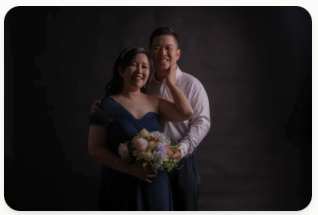
#> input picture src/assets/images/hero-couple.png, 318 x 215 px
$ python match_pil.py
#> lines starting #> are read from the running program, lines starting #| are printed output that depends on the picture
import sys
from PIL import Image
import glob

def get_thumb(path):
#> called with path = 'src/assets/images/hero-couple.png'
    img = Image.open(path).convert('L').resize((16, 16))
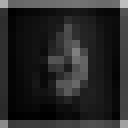
#> img: PIL image 16x16 L (shown 8 times larger); min 0, max 191, mean 38.2
    return list(img.getdata())

target = get_thumb('src/assets/images/hero-couple.png')
#> target = 256 values, max 191 at index 15, min 0 at index 17, mean 38.24
best_match = None
min_diff = float('inf')

for path in glob.glob('src/assets/images/*.jpg') + glob.glob('src/assets/images/*.JPEG'):
    if 'hero-couple' in path: continue
    thumb = get_thumb(path)
#> call 2 of get_thumb, with path = 'src/assets/images/TLP_5041.JPEG'
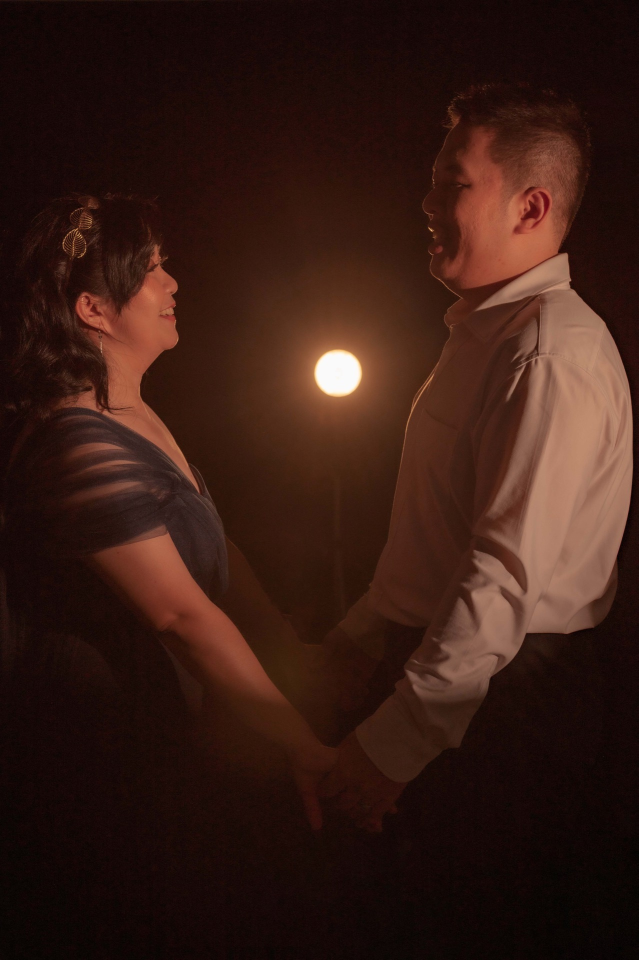
#> input picture src/assets/images/TLP_5041.JPEG, 1277 x 1920 px (shown at 1/2 size)
#> in get_thumb (call 2), `img = Image.open(path).convert('L').resize((16, 16))`:
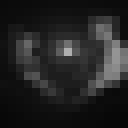
#> img: PIL image 16x16 L (shown 8 times larger); min 7, max 174, mean 35.3
#> thumb = 256 values, max 174 at index 104, min 7 at index 239, mean 35.28
    diff = sum(abs(a - b) for a, b in zip(target, thumb))
#> diff = 9276
    if diff < min_diff:
        min_diff = diff
#> min_diff = 9276
        best_match = path

print(f"Best match: {best_match} (diff: {min_diff})")
#| Best match: src/assets/images/TLP_5041.JPEG (diff: 9276)
